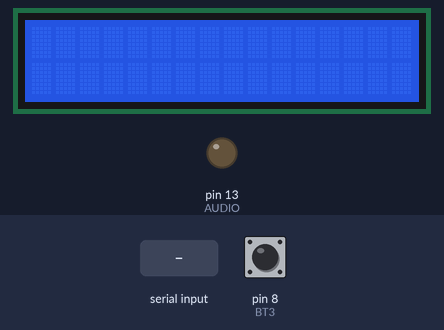
Bench run of a sketch on a simulated Arduino Uno, built with avr-gcc and run on an emulated ATmega328P. Parts: 16×2 character LCD, output pins drawn as LEDs (lit = HIGH). Inputs (shaded band) come from the test bench; at power-on: pin 8 (BT3) HIGH. What the sketch prints to the serial monitor is not drawn.

Above: at 1.2 s.
1.3 s: "mode=4/" received over Serial
At 2.5 s:
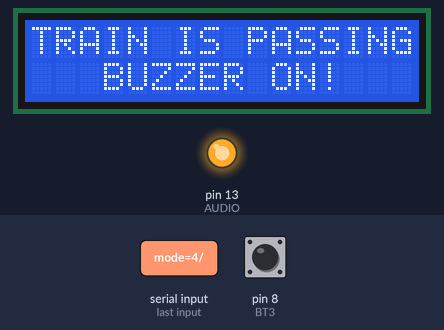
2.8 s: "mode=1/" received over Serial
At 3.7 s:
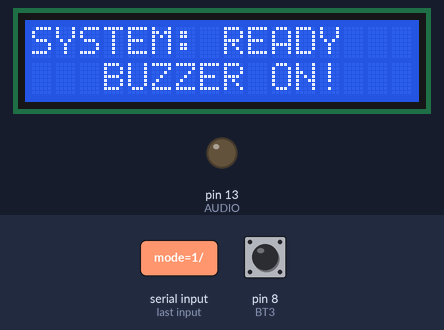
4.3 s: "mode=2/" received over Serial
At 4.9 s:
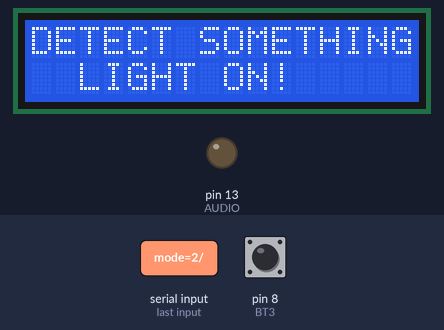
5.8 s: "mode=3/" received over Serial
At 7.0 s:
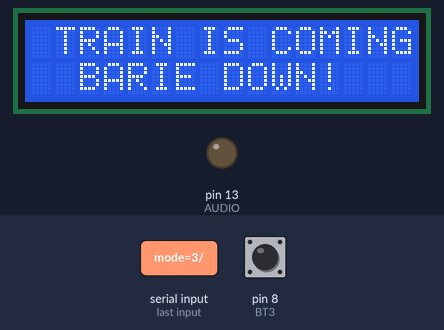
7.3 s: "mode=1/" received over Serial
At 8.3 s:
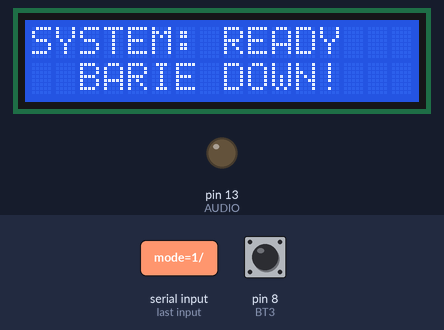
8.8 s: pin 8 (BT3) pulled LOW for 0.15 s
At 9.3 s:
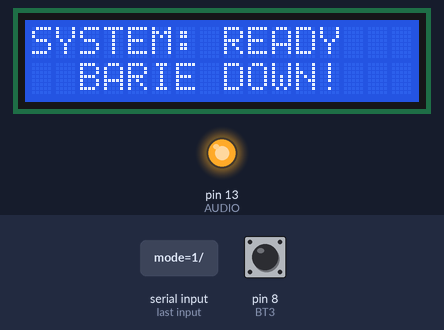
Timing chart, 0 to 11.8 s (numbered marks = the images above; inputs shaded):
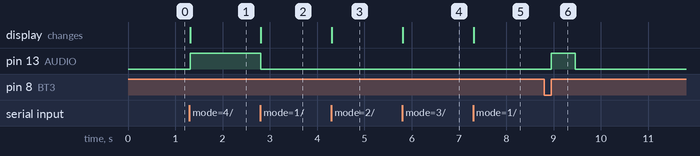

Measured:
- after the input at 1.3 s, pin 13 (AUDIO): LOW → HIGH at once; the display: changes at once (image 1)
- after the input at 2.8 s, pin 13 (AUDIO): HIGH → LOW at once; the display: changes at once (image 2)
- after the input at 4.3 s, the display: changes at once (image 3)
- after the input at 5.8 s, the display: changes at once (image 4)
- after the input at 7.3 s, the display: changes at once (image 5)
- after the input at 8.8 s, pin 13 (AUDIO): LOW → HIGH after 0.15 s, → LOW 0.50 s later

The sketch:

Chip_2.ino
```cpp
// B1: Them thu vien
#include <LiquidCrystal.h>

// B2: Dinh nghia, doi ten, khai bao chan cong
LiquidCrystal lcd_1(12, 11, 5, 4, 3, 2);

#define AUDIO 13

#define BT3 8

// B3: Khai bao bien toan cuc
int MODE = 0;
int temp3 = 0;
String split;
// B4: Cac chuong trinh con

// nut bam kiem tra coi
void Button3() {
  if (digitalRead(BT3) == 0) {
    temp3 = 1;
  }

  if (temp3 == 1)
  {
    if (digitalRead(BT3) == 1) {
      if (digitalRead(AUDIO) == 0) {
        digitalWrite(AUDIO, 1);
      }
      delay(500);
      temp3 = 0;
    }
  }
}

// ham nhan tin hieu tu chip sensor
void ReceiveSignal() {
  if (Serial.available() > 0)
  {
    String command = Serial.readStringUntil('/');
    if ( command.startsWith("mode=1") ) {
      split = command.substring(7);
      MODE = 1;
      Serial.println("mode1");
    }
    else if ( command == "mode=2" ) {
      MODE = 2;
      Serial.println("mode2");
    }
    else if ( command == "mode=3" ) {
      MODE = 3;
      Serial.println("mode3");
    }
    else if ( command == "mode=4" ) {
      MODE = 4;
      Serial.println("mode4");
    }
  }
}

// B5: Cai dat khoi tao ban dau
void setup()
{
  lcd_1.begin(16, 2);
  pinMode(AUDIO, OUTPUT);
  Serial.begin(9600);
  pinMode(BT3, INPUT_PULLUP);
}

// B6: Chuong trinh chinh
void loop()
{
  // B1: thu thap du lieu
  // thu thap tin hieu tu chip sensor va xu ly
  ReceiveSignal();


  // B2: Dieu khien dau ra
  // che do hien thi LCD
  switch (MODE) {
    case 1:
      lcd_1.setCursor(0, 0); lcd_1.print("SYSTEM: READY         ");
      lcd_1.setCursor(0, 1); lcd_1.print(split);
      digitalWrite(AUDIO, 0);
      // nut chi kiem tra khi he thong dang trong trang thai "READY"
      Button3();
      break;
    case 2:
      lcd_1.setCursor(0, 0); lcd_1.print("DETECT SOMETHING      ");
      lcd_1.setCursor(0, 1); lcd_1.print("  LIGHT ON!           ");
      digitalWrite(AUDIO, 0);
      break;
    case 3:
      lcd_1.setCursor(0, 0); lcd_1.print(" TRAIN IS COMING       ");
      lcd_1.setCursor(0, 1); lcd_1.print("  BARIE DOWN!          ");
      digitalWrite(AUDIO, 0);
      break;
    case 4:
      lcd_1.setCursor(0, 0); lcd_1.print("TRAIN IS PASSING        ");
      lcd_1.setCursor(0, 1); lcd_1.print("   BUZZER ON!           ");
      digitalWrite(AUDIO, 1);
      break;
  }

}
```
